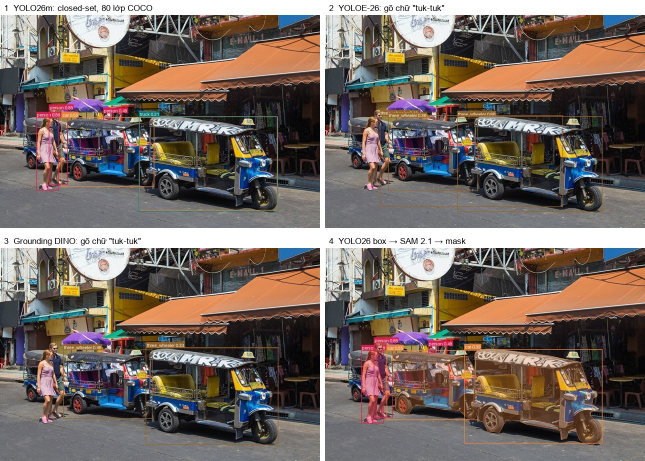
#> input picture docs/assets/model_tour.jpg, 1290 x 922 px (shown at 1/2 size); the run also reads 1 picture not shown here
$ python make_figures.py
#> lines starting #> are read from the running program, lines starting #| are printed output that depends on the picture
"""Sinh các hình minh hoạ (sơ đồ, KHÔNG phải ảnh chụp màn hình) cho README và docs. Giảng viên dùng; học viên không cần chạy.

    python docs/assets/make_figures.py
Cần Pillow + matplotlib (lấy font DejaVu có đủ dấu tiếng Việt). Đầu vào: docs/assets/model_tour.jpg, data/images/*.jpg.
"""
from __future__ import annotations

from pathlib import Path

from matplotlib import font_manager
from PIL import Image, ImageDraw, ImageFont

HERE = Path(__file__).resolve().parent
ROOT = HERE.parent.parent


def font(size, bold=False):
    p = font_manager.findfont(font_manager.FontProperties(family="DejaVu Sans", weight="bold" if bold else "normal"))
    return ImageFont.truetype(p, size)


NAVY, TEAL, ORANGE, GREEN, RED, PURPLE, GRAY, LIGHT = "#0b1f3a", "#12b3a8", "#ff8a3d", "#2fbf71", "#e5484d", "#7b61ff", "#6b7686", "#f3f6fa"


def rrect(d, box, r=14, fill=None, outline=None, width=2):
    d.rounded_rectangle(box, radius=r, fill=fill, outline=outline, width=width)


def text(d, xy, s, size=20, fill="white", bold=False, anchor="la"):
    d.text(xy, s, font=font(size, bold), fill=fill, anchor=anchor)


def gradient(w, h, c1, c2):
    im = Image.new("RGB", (w, h))
    px = im.load()
    a = [int(c1[i:i + 2], 16) for i in (1, 3, 5)]
    b = [int(c2[i:i + 2], 16) for i in (1, 3, 5)]
    for x in range(w):
        for y in range(h):
            t = (x / w * 0.7 + y / h * 0.3)
            px[x, y] = tuple(int(a[k] + (b[k] - a[k]) * t) for k in range(3))
    return im


def arrow(d, p1, p2, fill=GRAY, width=4):
    d.line([p1, p2], fill=fill, width=width)
    import math
    ang = math.atan2(p2[1] - p1[1], p2[0] - p1[0])
    for s in (-0.5, 0.5):
        d.line([p2, (p2[0] - 14 * math.cos(ang + s), p2[1] - 14 * math.sin(ang + s))], fill=fill, width=width)


def fit(path_or_im, w, h):
    im = Image.open(path_or_im).convert("RGB") if not isinstance(path_or_im, Image.Image) else path_or_im
    r = max(w / im.width, h / im.height)
    im = im.resize((int(im.width * r) + 1, int(im.height * r) + 1))
    x, y = (im.width - w) // 2, (im.height - h) // 2
    return im.crop((x, y, x + w, y + h))


# --------------------------------------------------------------------------- hero
def hero():
    W, H = 1600, 520
    im = gradient(W, H, NAVY, "#0f5f66")
    d = ImageDraw.Draw(im)
    text(d, (70, 70), "DAY 08 · LAB", 22, TEAL, True)
    text(d, (70, 110), "AI hỗ trợ gán nhãn", 62, "white", True)
    text(d, (70, 190), "Pre-label · Review · Calibration", 38, "white")
    text(d, (70, 262), "Máy gán sẵn, người sửa.", 26, "#cfe8ee")
    text(d, (70, 300), "Bạn là chốt chặn chất lượng — và phải ĐO được điều đó.", 26, "#cfe8ee")
    x = 70
    for name, c in [("YOLO26", GREEN), ("SAM", PURPLE), ("YOLOE", ORANGE), ("Grounding DINO", TEAL), ("OWLv2", "#4f8cff"), ("CVAT", RED)]:
        w = d.textlength(name, font=font(20, True)) + 36
        rrect(d, (x, 380, x + w, 424), 22, fill=c)
        text(d, (x + 18, 391), name, 20, "white", True)
        x += w + 14
    text(d, (70, 455), "36 ảnh phố châu Á · detection + segmentation · tuk-tuk, xích lô, ba gác", 20, "#9fc7cf")
    tour = Image.open(HERE / "model_tour.jpg").convert("RGB")
    # cắt ba ô: YOLO26, YOLOE, SAM mask
    crops = [tour.crop((0, 30, 640, 455)), tour.crop((650, 30, 1290, 455)), tour.crop((650, 500, 1290, 920))]
    pos = [(930, 40, -4), (1160, 150, 3), (900, 285, 2)]
    for c, (x, y, ang) in zip(crops, pos):
        c = c.resize((450, 300))
        card = Image.new("RGB", (462, 312), "white")
        card.paste(c, (6, 6))
        card = card.convert("RGBA").rotate(ang, expand=True, resample=Image.BICUBIC)
        im.paste(card, (x, y), card)
    im.save(HERE / "hero.png")


# --------------------------------------------------------------------------- roadmap
def roadmap():
    W, H = 1600, 360
    im = Image.new("RGB", (W, H), "white")
    d = ImageDraw.Draw(im)
    items = [("0", "Cài đặt", "TRƯỚC lớp", "venv · 3 model\nCVAT · (Colab)", GRAY), ("1", "Gold", "25'", "gán tay 4 ảnh\nKHÔNG AI", GREEN),
             ("2", "Tour 3 model", "30'", "YOLO26 · YOLOE\nSAM", PURPLE), ("3", "Ngưỡng", "10'", "theo lớp\ntrên gold", ORANGE),
             ("4", "Review", "95'", "24 ảnh + 12 bẫy\nchecklist 4 bước", RED), ("5", "Mask SAM", "15'", "3 vật khó\nclick dương/âm", TEAL),
             ("6", "Calibration\n+ QC + báo cáo", "45'", "guideline v1.1\nRelease/Hold/Rework", NAVY)]
    n = len(items)
    step = (W - 280) / (n - 1)
    d.line([(140, 120), (W - 140, 120)], fill="#d5dbe3", width=8)
    for i, (num, title, t, sub, c) in enumerate(items):
        cx = int(140 + i * step)
        d.ellipse((cx - 38, 82, cx + 38, 158), fill=c)
        text(d, (cx, 120), f"{num}", 40, "white", True, "mm")
        text(d, (cx, 180), title.split("\n")[0], 24, NAVY, True, "ma")
        yy = 210
        if "\n" in title:
            text(d, (cx, 208), title.split("\n")[1], 24, NAVY, True, "ma")
            yy = 238
        text(d, (cx, yy), t, 20, c, True, "ma")
        for k, line in enumerate(sub.split("\n")):
            text(d, (cx, yy + 32 + k * 24), line, 18, GRAY, False, "ma")
    text(d, (60, 20), "Lộ trình 7 Part  (4 giờ trên lớp + cài đặt làm trước)", 26, NAVY, True)
    im.save(HERE / "roadmap.png")


# --------------------------------------------------------------------------- bốn họ model
def families():
    W, H = 1600, 430
    im = Image.new("RGB", (W, H), LIGHT)
    d = ImageDraw.Draw(im)
    text(d, (40, 20), "Bốn họ model pre-label: mỗi họ một kiểu đầu vào", 28, NAVY, True)
    cards = [("Click", "SAM 1 · SAM 2.1", "ảnh + 1 click", "mask", PURPLE, "click"),
             ("Gõ chữ", "YOLOE · Grounding DINO\nOWLv2 · SAM 3", 'ảnh + "tuk-tuk"', "box (+ mask)", ORANGE, "text"),
             ("Ảnh mẫu", "T-Rex · OWLv2 (mẫu)", "ảnh + vật mẫu", "box vật giống mẫu", TEAL, "ex"),
             ("Danh mục cố định", "YOLO26", "ảnh", "box + 1 trong 80 lớp", GREEN, "cls")]
    cw = (W - 80 - 3 * 24) // 4
    for i, (t, ms, inp, out, c, kind) in enumerate(cards):
        x = 40 + i * (cw + 24)
        rrect(d, (x, 80, x + cw, 400), 20, fill="white", outline="#dde3ea")
        d.rounded_rectangle((x, 80, x + cw, 140), 20, fill=c)
        d.rectangle((x, 120, x + cw, 140), fill=c)
        text(d, (x + 20, 94), t, 28, "white", True)
        # glyph
        gx, gy = x + 24, 160
        rrect(d, (gx, gy, gx + 150, gy + 100), 8, fill="#e9eef4")
        d.rectangle((gx + 20, gy + 40, gx + 100, gy + 85), fill="#c7d2de")
        if kind == "click":
            d.ellipse((gx + 54, gy + 56, gx + 66, gy + 68), fill=GREEN)
        elif kind == "text":
            text(d, (gx + 75, gy + 14), '"tuk-tuk"', 16, NAVY, True, "ma")
        elif kind == "ex":
            d.rectangle((gx + 16, gy + 36, gx + 104, gy + 88), outline=TEAL, width=3)
        else:
            text(d, (gx + 75, gy + 14), "80 lớp", 16, NAVY, True, "ma")
        arrow(d, (gx + 160, gy + 50), (gx + 200, gy + 50), c)
        rrect(d, (gx + 208, gy, gx + 208 + 90, gy + 100), 8, fill="#e9eef4")
        if kind in ("click",):
            d.polygon([(gx + 222, gy + 80), (gx + 232, gy + 44), (gx + 262, gy + 38), (gx + 284, gy + 70), (gx + 270, gy + 88)], fill=c)
        else:
            d.rectangle((gx + 222, gy + 40, gx + 284, gy + 86), outline=c, width=4)
        text(d, (x + 20, 280), ms, 20, NAVY, True)
        text(d, (x + 20, 340 if "\n" not in ms else 350), f"vào: {inp}", 17, GRAY)
        text(d, (x + 20, 364 if "\n" not in ms else 374), f"ra: {out}", 17, GRAY)
    im.save(HERE / "model_families.png")


# --------------------------------------------------------------------------- CVAT mock: màn hình job
def cvat_job_ui():
    W, H = 1500, 860
    im = Image.new("RGB", (W, H), "#e9edf2")
    d = ImageDraw.Draw(im)
    rrect(d, (20, 20, W - 20, 70), 6, fill="white", outline="#cdd5de")
    text(d, (40, 33), "Task #12  >  Job #34      Menu    Undo    Redo    Save", 20, NAVY, True)
    rrect(d, (W - 420, 28, W - 290, 62), 6, fill="#f0f3f7", outline="#cdd5de")
    text(d, (W - 405, 35), "Filters", 18, NAVY)
    # toolbar trái
    rrect(d, (20, 90, 90, 760), 6, fill="white", outline="#cdd5de")
    for k, lbl in enumerate(["Cur", "Box", "Poly", "AI", "Undo"]):
        d.rounded_rectangle((30, 106 + k * 70, 80, 150 + k * 70), 6, fill="#f0f3f7")
        text(d, (55, 128 + k * 70), lbl, 15, NAVY, True, "mm")
    # canvas
    img = Image.open(ROOT / "data/images/img_017.jpg").convert("RGB")
    img = fit(img, 900, 640)
    im.paste(img, (110, 100))
    dd = ImageDraw.Draw(im)
    for (x1, y1, x2, y2, c, lab) in [(420, 330, 690, 640, ORANGE, "three_wheeler 0.86"), (150, 330, 330, 630, GREEN, "person 0.89"),
                                     (170, 330, 470, 600, PURPLE, "three_wheeler 0.36")]:
        dd.rectangle((x1, y1, x2, y2), outline=c, width=4)
        dd.rectangle((x1, y1 - 24, x1 + 200, y1), fill=c)
        text(dd, (x1 + 6, y1 - 20), lab, 15, "white", True)
    text(dd, (110, 748), "<  img_017.jpg   12 / 24   >            (F: ảnh sau · D: ảnh trước)", 18, NAVY)
    # panel phải
    rrect(d, (1030, 90, 1480, 790), 6, fill="white", outline="#cdd5de")
    text(d, (1050, 104), "Objects        [mắt] = ẩn/hiện tất cả", 19, NAVY, True)
    rows = [("#1 three_wheeler", ORANGE, "conf 0.86"), ("#2 person", GREEN, "conf 0.89"), ("#3 three_wheeler", PURPLE, "conf 0.36")]
    for k, (n, c, a) in enumerate(rows):
        y = 150 + k * 78
        rrect(d, (1050, y, 1460, y + 66), 6, fill="#f7f9fb", outline="#dbe2ea")
        d.rectangle((1050, y, 1060, y + 66), fill=c)
        text(d, (1074, y + 8), n, 18, NAVY, True)
        text(d, (1074, y + 36), f"{a}   ☐ can_review", 16, GRAY)
    rrect(d, (1050, 400, 1460, 520), 6, fill="#fff7ec", outline="#ffd9a8")
    text(d, (1064, 410), "Thuộc tính của box đang chọn", 17, NAVY, True)
    text(d, (1064, 440), "conf: 0.86 (máy điền, KHÔNG sửa)", 16, GRAY)
    text(d, (1064, 468), "☐ can_review  (tick khi không chắc QUY TẮC)", 16, GRAY)
    text(d, (1050, 545), "Phím: Tab · Del · Ctrl+1..9 · N · F · Ctrl+S", 17, NAVY, True)
    text(d, (1050, 575), "(F1 xem đầy đủ)", 16, GRAY)
    # callout số
    marks = [(640, 45, "1", "Filters: lọc theo nhãn / thuộc tính / source"), (98, 300, "2", "AI Tools (nút AI): Interactor SAM, Detectors"), (560, 480, "3", "Box máy (màu theo lớp, kèm conf)"),
             (1452, 108, "4", "Ẩn hết nhãn máy → quét ảnh TRƯỚC (bước 0)"), (1452, 404, "5", "conf & can_review"), (400, 760, "6", "Chuyển ảnh")]
    for x, y, n, _ in marks:
        d.ellipse((x - 16, y - 16, x + 16, y + 16), fill=RED)
        text(d, (x, y), n, 18, "white", True, "mm")
    ly = 800
    legend = "  ".join(f"({n}) {t}" for _, _, n, t in marks[:3])
    text(d, (20, 818), "Sơ đồ minh hoạ bố cục (không phải ảnh chụp màn hình; tên nút có thể khác theo phiên bản).   " + "   ".join(f"({n}) {t}" for _, _, n, t in marks[3:]), 15, GRAY)
    text(d, (20, 796), legend, 15, GRAY)
    im.save(HERE / "cvat_job_ui.png")


# --------------------------------------------------------------------------- CVAT mock: Project labels Raw
def cvat_labels_raw():
    W, H = 1300, 600
    im = Image.new("RGB", (W, H), "#e9edf2")
    d = ImageDraw.Draw(im)
    rrect(d, (30, 20, W - 30, H - 20), 10, fill="white", outline="#cdd5de")
    text(d, (60, 40), "Create a new project", 28, NAVY, True)
    text(d, (60, 92), "Name", 18, GRAY)
    rrect(d, (60, 118, 700, 160), 6, fill="white", outline="#9aa6b4")
    text(d, (74, 128), "day08-22001234", 20, NAVY)
    text(d, (60, 190), "Labels", 18, GRAY)
    for k, (t, on) in enumerate([("Constructor", False), ("Raw", True)]):
        x = 60 + k * 150
        rrect(d, (x, 220, x + 140, 262), 6, fill=TEAL if on else "#f0f3f7", outline="#9aa6b4")
        text(d, (x + 70, 241), t, 20, "white" if on else NAVY, True, "mm")
    rrect(d, (60, 272, 840, 520), 8, fill="#14213d")
    code = ['[', '  {"name": "person", "type": "any",', '   "attributes": [', '     {"name": "conf", "input_type": "text", ...},',
            '     {"name": "can_review", "input_type": "checkbox", ...}]},', '  {"name": "three_wheeler", ...},', '  {"name": "ignore_region", ...}', ']']
    for k, ln in enumerate(code):
        text(d, (78, 288 + k * 26), ln, 17, "#9be9c8")
    rrect(d, (880, 272, 1250, 400), 10, fill="#fff7ec", outline="#ffd9a8")
    text(d, (896, 286), "1. Mở cvat/labels_generated.json", 16, NAVY, True)
    text(d, (896, 316), "2. Copy TOÀN BỘ nội dung", 16, NAVY, True)
    text(d, (896, 346), "3. Dán vào ô Raw", 16, NAVY, True)
    rrect(d, (880, 420, 1050, 466), 8, fill="#2f7cf6")
    text(d, (965, 443), "Save", 20, "white", True, "mm")
    rrect(d, (1070, 420, 1250, 466), 8, fill="#f0f3f7", outline="#9aa6b4")
    text(d, (1160, 443), "Submit & Open", 18, NAVY, True, "mm")
    text(d, (60, 540), "Sơ đồ minh hoạ (không phải ảnh chụp màn hình). Tên nhãn phải TRÙNG TỪNG CHỮ với taxonomy.json.", 16, GRAY)
    im.save(HERE / "cvat_project_labels.png")


# --------------------------------------------------------------------------- CVAT mock: upload flow
def cvat_upload_flow():
    W, H = 1500, 520
    im = Image.new("RGB", (W, H), "#e9edf2")
    d = ImageDraw.Draw(im)
    shots = [("1  Task → Actions ⋮", 0), ("2  Chọn format & file", 1), ("3  Kiểm tra sau khi nạp", 2)]
    cw = (W - 80 - 2 * 40) // 3
    for i, (t, k) in enumerate(shots):
        x = 40 + i * (cw + 40)
        rrect(d, (x, 60, x + cw, 480), 12, fill="white", outline="#cdd5de")
        text(d, (x + 20, 20), t, 24, NAVY, True)
        if k == 0:
            rrect(d, (x + 30, 90, x + cw - 30, 150), 8, fill="#f7f9fb", outline="#dbe2ea")
            text(d, (x + 46, 108), "#12  batch-review", 20, NAVY, True)
            text(d, (x + cw - 150, 108), "Actions  ⋮", 18, NAVY)
            rrect(d, (x + cw - 250, 160, x + cw - 30, 440), 8, fill="white", outline="#cdd5de")
            for j, lbl in enumerate(["Upload annotations", "Export task dataset", "Automatic annotation", "Backup Task", "View analytics", "Delete"]):
                if j == 0:
                    d.rectangle((x + cw - 248, 168, x + cw - 32, 206), fill="#e6f1ff")
                text(d, (x + cw - 236, 176 + j * 40), lbl, 18, NAVY if j != 0 else "#1d5fd1", j == 0)
        elif k == 1:
            text(d, (x + 24, 90), "Upload annotations", 22, NAVY, True)
            text(d, (x + 24, 140), "Import format", 17, GRAY)
            rrect(d, (x + 24, 166, x + cw - 24, 208), 6, fill="white", outline="#9aa6b4")
            text(d, (x + 38, 176), "COCO 1.0 (box)  |  CVAT 1.1 (XML)", 17, NAVY)
            text(d, (x + 24, 236), "Annotation file", 17, GRAY)
            rrect(d, (x + 24, 262, x + cw - 24, 340), 6, fill="#f7f9fb", outline="#9aa6b4")
            text(d, (x + 36, 290), "pre_traps_import.coco.json", 17, NAVY, True)
            rrect(d, (x + cw - 130, 380, x + cw - 24, 424), 8, fill="#2f7cf6")
            text(d, (x + cw - 77, 402), "OK", 20, "white", True, "mm")
        else:
            img = fit(ROOT / "data/images/img_017.jpg", cw - 40, 220)
            im.paste(img, (x + 20, 90))
            dd = ImageDraw.Draw(im)
            dd.rectangle((x + 190, 150, x + 330, 300), outline=ORANGE, width=4)
            dd.rectangle((x + 40, 160, x + 110, 300), outline=GREEN, width=4)
            text(dd, (x + 24, 330), "✔ Đếm số box ở ảnh đầu = số trong viz/?", 18, NAVY, True)
            text(dd, (x + 24, 362), "✔ Có box (không phải 0)?  Đúng lớp?", 18, NAVY, True)
            text(dd, (x + 24, 394), "✘ Hai bộ box chồng nhau → xoá hết,", 18, RED, True)
            text(dd, (x + 24, 422), "   rồi nạp lại MỘT lần.", 18, RED, True)
    text(d, (40, 490), "Sơ đồ minh hoạ (không phải ảnh chụp màn hình). Ảnh thật của menu Actions: docs/assets/cvat/cvat-actions-menu.jpg", 15, GRAY)
    im.save(HERE / "cvat_upload_flow.png")


# --------------------------------------------------------------------------- checklist
def review_checklist():
    W, H = 1600, 430
    im = Image.new("RGB", (W, H), "white")
    d = ImageDraw.Draw(im)
    text(d, (40, 18), "Checklist review: thứ tự cố định cho MỖI ảnh", 28, NAVY, True)
    steps = [("0", "Quét ảnh\nTRƯỚC", "ẩn nhãn máy,\nđếm vật bằng mắt", GRAY, "—"), ("1", "Bỏ sót?", "vật nào chưa\ncó box?", RED, "added"),
             ("2", "Thừa?", "box nào không\ncó vật?", ORANGE, "deleted"), ("3", "Sai nhãn?", "tuk-tuk bị gọi\ncar / truck?", PURPLE, "edited*"),
             ("4", "Lỏng?", "box / mask ôm\nđủ vật chưa?", TEAL, "edited")]
    cw = (W - 80 - 4 * 24) // 5
    for i, (n, t, sub, c, state) in enumerate(steps):
        x = 40 + i * (cw + 24)
        rrect(d, (x, 80, x + cw, 330), 16, fill="#f7f9fb", outline=c, width=3)
        d.ellipse((x + 16, 94, x + 64, 142), fill=c)
        text(d, (x + 40, 118), n, 28, "white", True, "mm")
        for k, ln in enumerate(t.split("\n")):
            text(d, (x + 80, 98 + k * 30), ln, 26, NAVY, True)
        for k, ln in enumerate(sub.split("\n")):
            text(d, (x + 20, 175 + k * 26), ln, 20, GRAY)
        rrect(d, (x + 20, 270, x + 20 + 140, 310), 20, fill=c)
        text(d, (x + 90, 290), state, 20, "white", True, "mm")
        if i < 4:
            arrow(d, (x + cw + 2, 205), (x + cw + 22, 205), GRAY)
    text(d, (40, 350), "Không lỗi → accepted.   * Đổi lớp tính là xoá + thêm trong review_stats.py.   Nghỉ 3–5' sau mỗi ~10 ảnh.", 20, NAVY)
    text(d, (40, 384), "Điểm tin cậy (conf) chỉ để ưu tiên nhìn kỹ, KHÔNG để bỏ qua box điểm cao. Lỗi bỏ sót không hiện trên bất kỳ điểm số nào.", 19, GRAY)
    im.save(HERE / "review_checklist.png")


# --------------------------------------------------------------------------- hai đường vào CVAT
def two_paths():
    W, H = 1600, 520
    im = Image.new("RGB", (W, H), "white")
    d = ImageDraw.Draw(im)
    text(d, (40, 16), "Hai cách đưa nhãn máy vào CVAT", 28, NAVY, True)
    # lane A
    rrect(d, (30, 70, W - 30, 250), 16, fill="#eefaf7", outline=TEAL, width=3)
    text(d, (50, 82), "A · OFFLINE → IMPORT  (mặc định, chạy mọi nơi)", 22, TEAL, True)
    boxes = [("Máy bạn / Colab", "prelabel.py\nYOLO26 · YOLOE · SAM"), ("pre.coco.json\n(+ .xml cho polygon)", "box · mask · conf"), ("CVAT", "Actions →\nUpload annotations"),
             ("Review", "checklist 4 bước\n+ ảnh bẫy"), ("Export COCO 1.0", "submission/labels/")]
    bw = (W - 100 - 4 * 40) // 5
    for i, (t, s) in enumerate(boxes):
        x = 50 + i * (bw + 40)
        rrect(d, (x, 120, x + bw, 230), 12, fill="white", outline=TEAL, width=2)
        for k, ln in enumerate(t.split("\n")):
            text(d, (x + bw // 2, 134 + k * 22), ln, 19, NAVY, True, "ma")
        for k, ln in enumerate(s.split("\n")):
            text(d, (x + bw // 2, 182 + k * 20), ln, 16, GRAY, False, "ma")
        if i < 4:
            arrow(d, (x + bw + 4, 175), (x + bw + 36, 175), TEAL)
    # lane B
    rrect(d, (30, 280, W - 30, 490), 16, fill="#f4f1ff", outline=PURPLE, width=3)
    text(d, (50, 292), "B · TRỰC TIẾP TRONG CVAT  (tuỳ chọn trong 4 giờ)", 22, PURPLE, True)
    cols = [("B1  AI Tools", "Interactor SAM: click trái = thêm,\nclick phải = bớt → mask"), ("B2  Automatic annotation", "model có sẵn trong CVAT\nLabels matching · Clean previous: TẮT"),
            ("B3  cvat-cli", "model CỦA BẠN chạy trên máy\ntask auto-annotate / agent")]
    cw = (W - 100 - 2 * 40) // 3
    for i, (t, s) in enumerate(cols):
        x = 50 + i * (cw + 40)
        rrect(d, (x, 335, x + cw, 470), 12, fill="white", outline=PURPLE, width=2)
        text(d, (x + 20, 348), t, 22, NAVY, True)
        for k, ln in enumerate(s.split("\n")):
            text(d, (x + 20, 392 + k * 24), ln, 18, GRAY)
    im.save(HERE / "two_paths.png")


# --------------------------------------------------------------------------- cây quyết định QC
def decision_tree():
    W, H = 1500, 470
    im = Image.new("RGB", (W, H), "white")
    d = ImageDraw.Draw(im)
    text(d, (40, 16), "Chọn Release / Hold / Rework: đi từ trên xuống, dừng ở câu đầu tiên đúng", 26, NAVY, True)
    rows = [("1", "Guideline còn câu hỏi CHƯA chốt, hoặc dữ liệu hỏng / không dùng được?", "HOLD", ORANGE, "làm rõ rồi quay lại"),
            ("2", "Ảnh lỗi > 2%  HOẶC  một loại lỗi lặp lại (>= 3 lỗi và >= 50%)  HOẶC  bắt bẫy < 80%  HOẶC  gán lại mù dưới ngưỡng?", "REWORK", RED, "sửa lỗi, đo lại, ghi vòng sau"),
            ("3", "Không rơi vào hai câu trên", "RELEASE", GREEN, "kèm qc_report_auto.md + REPORT.md")]
    for i, (n, q, res, c, note) in enumerate(rows):
        y = 80 + i * 120
        rrect(d, (40, y, 1000, y + 96), 14, fill="#f7f9fb", outline="#cdd5de")
        d.ellipse((56, y + 24, 104, y + 72), fill=GRAY)
        text(d, (80, y + 48), n, 26, "white", True, "mm")
        words, line, ln = q.split(" "), "", []
        for w_ in words:
            if d.textlength(line + w_ + " ", font=font(20)) > 860:
                ln.append(line); line = ""
            line += w_ + " "
        ln.append(line)
        for k, t in enumerate(ln[:3]):
            text(d, (124, y + 14 + k * 28), t, 20, NAVY)
        arrow(d, (1008, y + 48), (1060, y + 48), c)
        rrect(d, (1070, y + 6, 1460, y + 90), 14, fill=c)
        text(d, (1265, y + 34), res, 30, "white", True, "mm")
        text(d, (1265, y + 68), note, 17, "white", False, "mm")
        if i < 2:
            text(d, (80, y + 100), "không", 16, GRAY, True, "mm")
    im.save(HERE / "decision_tree.png")


if __name__ == "__main__":
    for f in (hero, roadmap, families, cvat_job_ui, cvat_labels_raw, cvat_upload_flow, review_checklist, two_paths, decision_tree):
        f()
        print("ok", f.__name__)
#> this loop made 9 passes
#> pass 1, in hero, `im = gradient(W, H, NAVY, "#0f5f66")`:
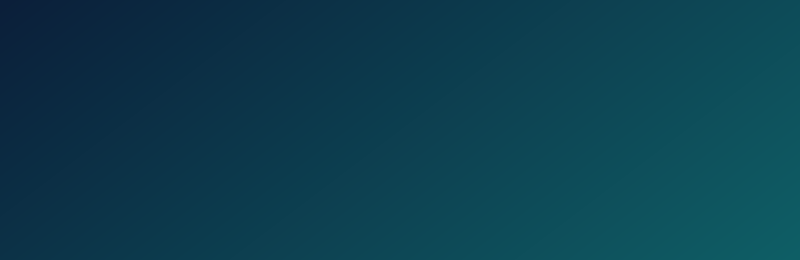
#> im: PIL image 1600x520 RGB (shown at 1/2 size); mean R, G, B 12.5, 62.5, 79.5
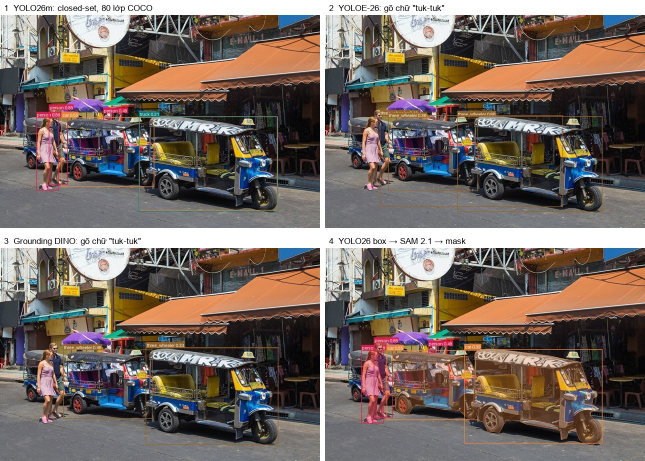
#> input picture docs/assets/model_tour.jpg, 1290 x 922 px (shown at 1/2 size)
#> pass 1, in hero, `im.save(HERE / "hero.png")`:
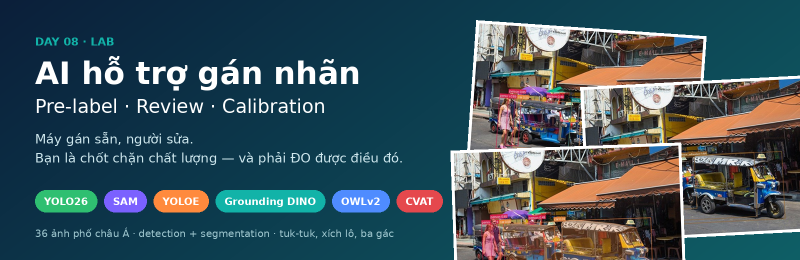
#> saved as hero.png: PIL image 1600x520 RGB (shown at 1/2 size); mean R, G, B 58.9, 81, 89
